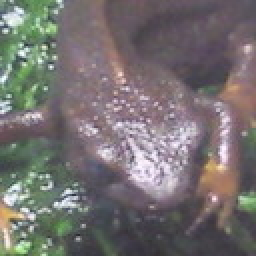
#> input picture dataset/train_akahara_1.jpg, 128 x 128 px (shown 2 times larger); its folder holds only this picture in this run
$ python answer_84.py
#> lines starting #> are read from the running program, lines starting #| are printed output that depends on the picture
# -*- coding:utf-8 -*-
import cv2
import numpy as np
import matplotlib.pyplot as plt
from glob import glob

## 图片颜色分为个区域
def dic_color(img):
    img //= 63
    img = img * 64 + 32
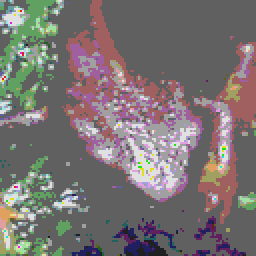
#> img: shape (128, 128, 3) (shown 2 times larger); mean B, G, R 114.6, 114.6, 121.7
    return img

## Database
def get_DB():

    # dataset目录下查找已train_开头的文件
    train = glob("dataset/train_*")
    train.sort()

    # prepare database
    db = np.zeros((len(train), 13), dtype=np.int32)

    # each image
    for i, path in enumerate(train):
        img = dic_color(cv2.imread(path))
        # get histogram
        for j in range(4):
            db[i, j] = len(np.where(img[..., 0] == (64 * j + 32))[0])
            db[i, j+4] = len(np.where(img[..., 1] == (64 * j + 32))[0])
            db[i, j+8] = len(np.where(img[..., 2] == (64 * j + 32))[0])

        # get class
        if 'akahara' in path:
            cls = 0
        elif 'madara' in path:
            cls = 1

        # store class label
        db[i, -1] = cls

        img_h = img.copy() // 64
        img_h[..., 1] += 4
        img_h[..., 2] += 8
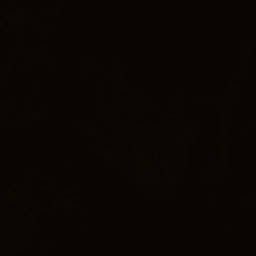
#> img_h: shape (128, 128, 3) (shown 2 times larger); mean B, G, R 1.29, 5.29, 9.4
        plt.subplot(2, 5, i+1)
        plt.hist(img_h.ravel(), bins=12, rwidth=0.8)
        plt.title(path)

    print(db)
#| [[  172 12254  2983   975   485 11576  3395   928   387 10090  4845  1062
#|       0]]
    plt.show()
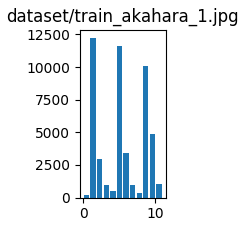
#> figure drawn by matplotlib, 1 panel; tallest bar 12254 high, from x = 1.01 to 1.74

# get database
get_DB()

$ run again, on dataset/train_akahara_5.jpg
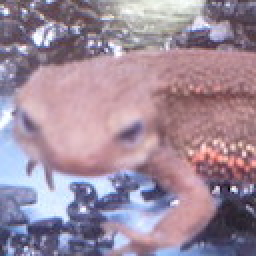
#> input picture dataset/train_akahara_5.jpg, 128 x 128 px (shown 2 times larger)
#> in dic_color, `img = img * 64 + 32`:
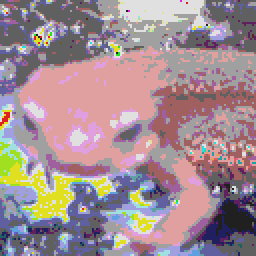
#> img: shape (128, 128, 3) (shown 2 times larger); mean B, G, R 146.8, 140.6, 162.1
#| [[ 927 4197 8581 2679  669 5689 7959 2067  506 3973 6387 5518    0]]
#> in get_DB, `plt.show()`:
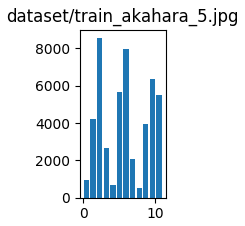
#> figure drawn by matplotlib, 1 panel; tallest bar 8581 high, from x = 1.92 to 2.66

$ run again, on dataset/train_madara_1.jpg
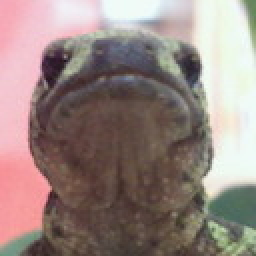
#> input picture dataset/train_madara_1.jpg, 128 x 128 px (shown 2 times larger)
#> in dic_color, `img = img * 64 + 32`:
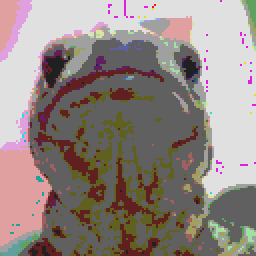
#> img: shape (128, 128, 3) (shown 2 times larger); mean B, G, R 131, 136, 147.7
#| [[2821 6404 2540 4619 1625 7317 3019 4423  225 8635 1591 5933    1]]
#> in get_DB, `plt.show()`:
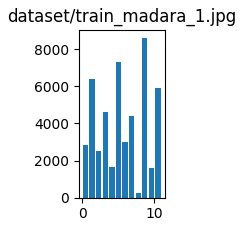
#> figure drawn by matplotlib, 1 panel; tallest bar 8635 high, from x = 8.34 to 9.07

$ run again, on dataset/train_madara_2.jpg
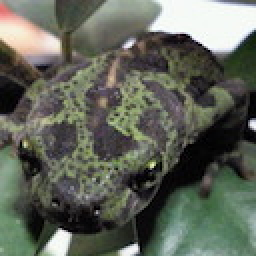
#> input picture dataset/train_madara_2.jpg, 128 x 128 px (shown 2 times larger)
#> in dic_color, `img = img * 64 + 32`:
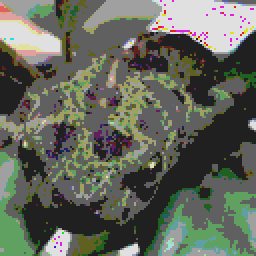
#> img: shape (128, 128, 3) (shown 2 times larger); mean B, G, R 91.2, 102.8, 98.5
#| [[5575 7831 1619 1359 4638 6777 3553 1416 4675 7964 2176 1569    1]]
#> in get_DB, `plt.show()`:
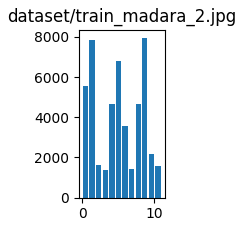
#> figure drawn by matplotlib, 1 panel; tallest bar 7964 high, from x = 8.34 to 9.07

$ run again, on dataset/train_akahara_2.jpg
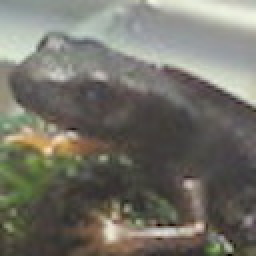
#> input picture dataset/train_akahara_2.jpg, 128 x 128 px (shown 2 times larger)
#> in dic_color, `img = img * 64 + 32`:
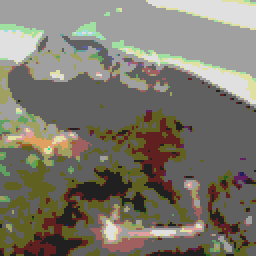
#> img: shape (128, 128, 3) (shown 2 times larger); mean B, G, R 106.8, 119.5, 123.6
#| [[3627 7350 4420  987 1743 8438 4651 1552  848 9089 4979 1468    0]]
#> in get_DB, `plt.show()`:
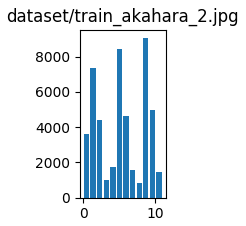
#> figure drawn by matplotlib, 1 panel; tallest bar 9089 high, from x = 8.34 to 9.07
